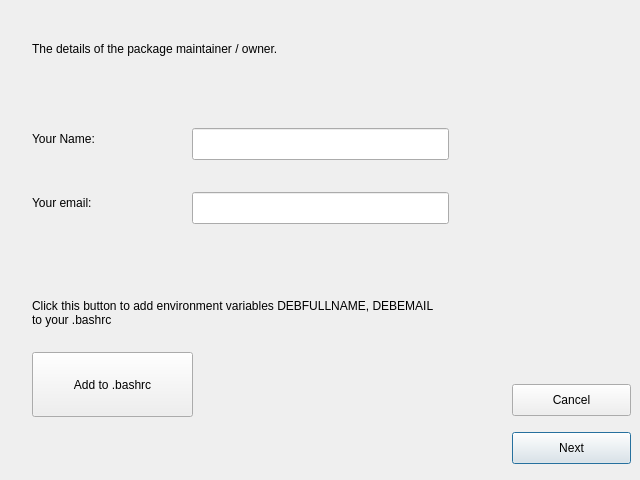
<?xml version="1.0" encoding="UTF-8"?>
<ui version="4.0">
 <class>Dialog</class>
 <widget class="QDialog" name="Dialog">
  <property name="geometry">
   <rect>
    <x>0</x>
    <y>0</y>
    <width>640</width>
    <height>480</height>
   </rect>
  </property>
  <property name="windowTitle">
   <string>Dialog</string>
  </property>
  <widget class="QLabel" name="label">
   <property name="geometry">
    <rect>
     <x>32</x>
     <y>128</y>
     <width>145</width>
     <height>22</height>
    </rect>
   </property>
   <property name="text">
    <string>Your Name:</string>
   </property>
  </widget>
  <widget class="QLabel" name="label_3">
   <property name="geometry">
    <rect>
     <x>32</x>
     <y>0</y>
     <width>609</width>
     <height>97</height>
    </rect>
   </property>
   <property name="text">
    <string>The details of the package maintainer / owner.</string>
   </property>
   <property name="wordWrap">
    <bool>true</bool>
   </property>
  </widget>
  <widget class="QLineEdit" name="nameEdit">
   <property name="geometry">
    <rect>
     <x>192</x>
     <y>128</y>
     <width>257</width>
     <height>32</height>
    </rect>
   </property>
  </widget>
  <widget class="QLabel" name="label_2">
   <property name="geometry">
    <rect>
     <x>32</x>
     <y>192</y>
     <width>145</width>
     <height>22</height>
    </rect>
   </property>
   <property name="text">
    <string>Your email:</string>
   </property>
  </widget>
  <widget class="QLineEdit" name="emailEdit">
   <property name="geometry">
    <rect>
     <x>192</x>
     <y>192</y>
     <width>257</width>
     <height>32</height>
    </rect>
   </property>
  </widget>
  <widget class="QLabel" name="label_4">
   <property name="geometry">
    <rect>
     <x>32</x>
     <y>272</y>
     <width>401</width>
     <height>81</height>
    </rect>
   </property>
   <property name="text">
    <string>Click this button to add environment variables DEBFULLNAME, DEBEMAIL  to your .bashrc</string>
   </property>
   <property name="wordWrap">
    <bool>true</bool>
   </property>
  </widget>
  <widget class="QPushButton" name="bashrcButton">
   <property name="geometry">
    <rect>
     <x>32</x>
     <y>352</y>
     <width>161</width>
     <height>65</height>
    </rect>
   </property>
   <property name="text">
    <string>Add to .bashrc</string>
   </property>
   <property name="autoDefault">
    <bool>false</bool>
   </property>
  </widget>
  <widget class="QPushButton" name="cancelButton">
   <property name="geometry">
    <rect>
     <x>512</x>
     <y>384</y>
     <width>119</width>
     <height>32</height>
    </rect>
   </property>
   <property name="text">
    <string>Cancel</string>
   </property>
   <property name="autoDefault">
    <bool>false</bool>
   </property>
  </widget>
  <widget class="QPushButton" name="nextButton">
   <property name="geometry">
    <rect>
     <x>512</x>
     <y>432</y>
     <width>119</width>
     <height>32</height>
    </rect>
   </property>
   <property name="text">
    <string>Next</string>
   </property>
  </widget>
 </widget>
 <resources/>
 <connections/>
</ui>
